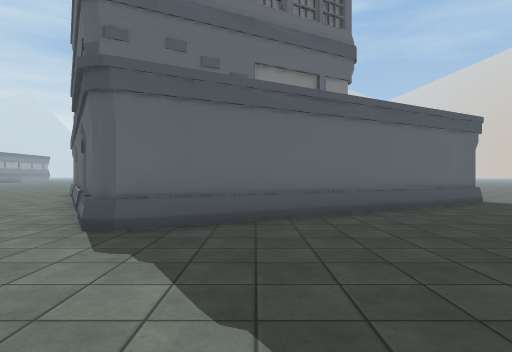
View 1 (above)

20 first-person views from a walk through a scene from a Unity 3-D project. The camera is 1.3 m above the floor, looks level and sees 75° across. The floor is counted in squares, 2 m on a side. Each view is taken from the middle of a square. On the plan, view 1 faces up. The plan holds only what a view shows up to about 10 squares ahead; the rest is blank. The place goes on beyond the plan. The player is left out. Some surface patterns are stand-ins.

View 2
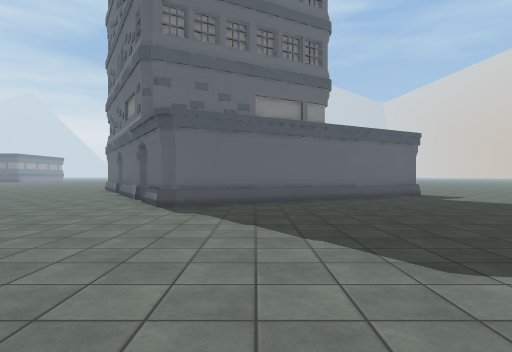

View 3
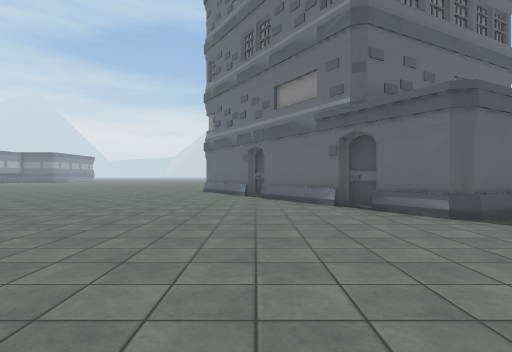

View 4
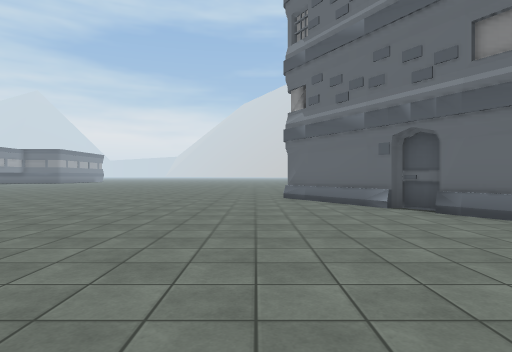

View 5
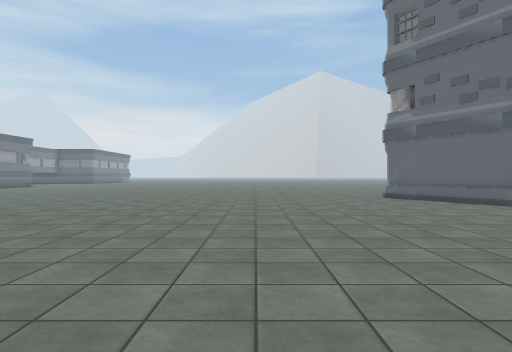

View 6
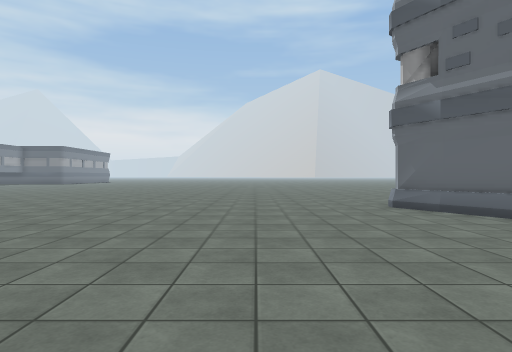

View 7
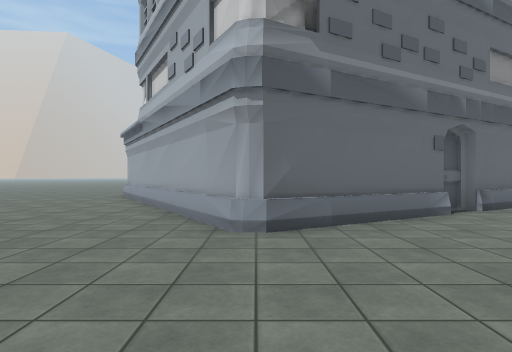

View 8
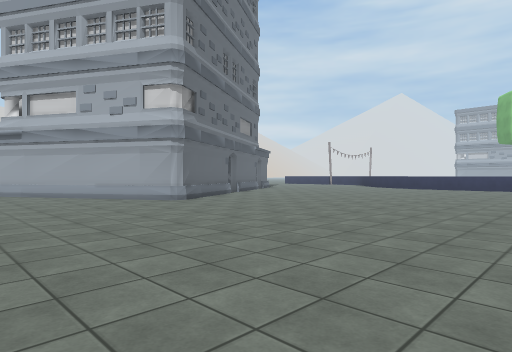

View 9
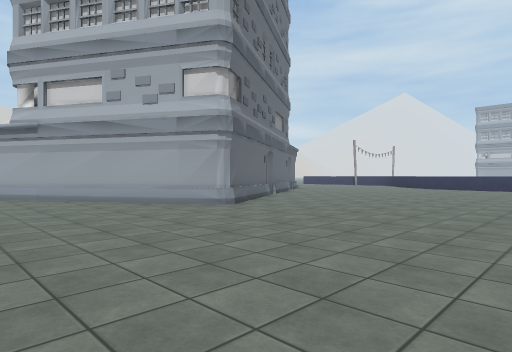

View 10
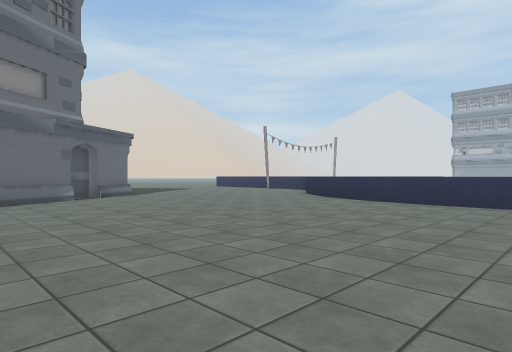

View 11
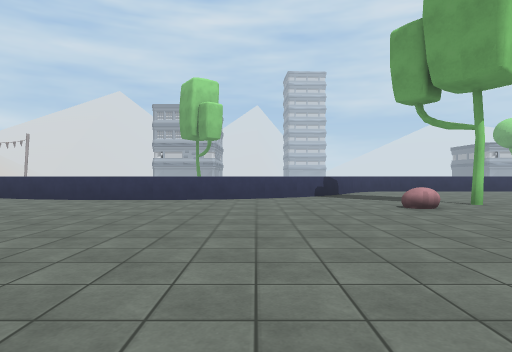

View 12
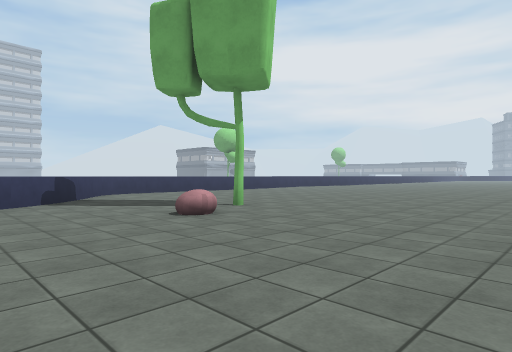

View 13
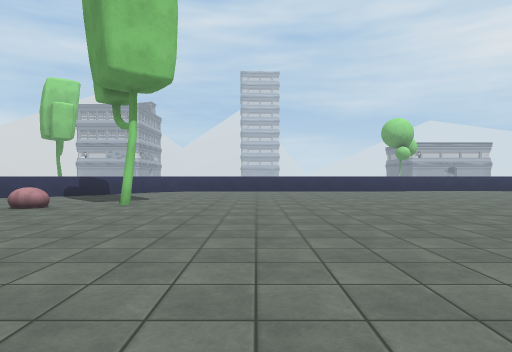

View 14
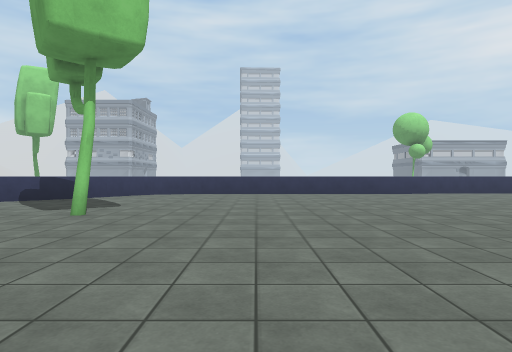

View 15
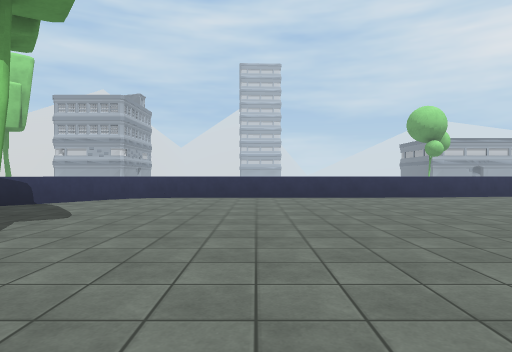

View 16
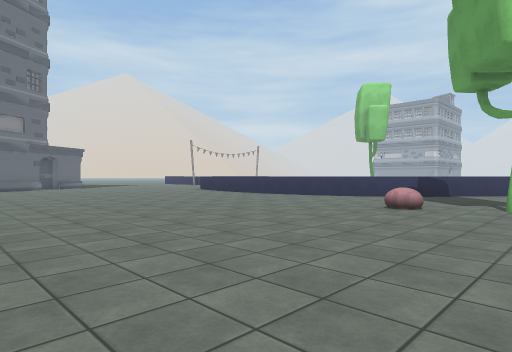

View 17
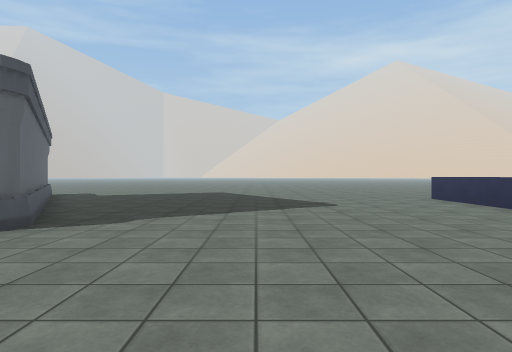

View 18
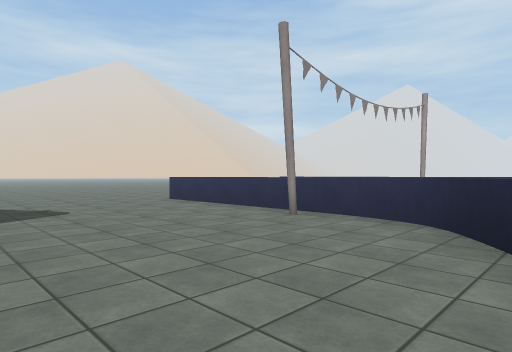

View 19
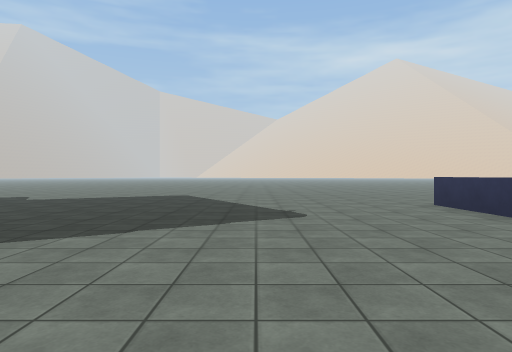

View 20
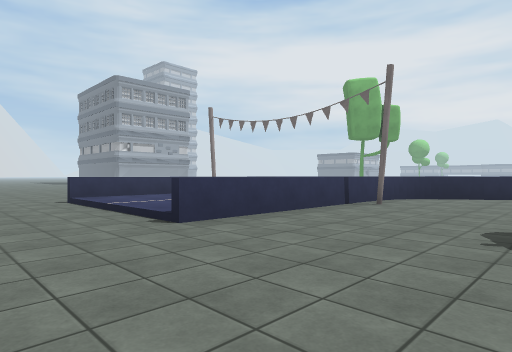

### Floor plan
Key: @ floor where view 1 was taken; # wall or solid block; . main floor; : floor 0.25 m higher than the main floor; = window, fence, low wall or low ledge; ^ raised ledge; B building; T tree; O other object.
Columns run from 30 left of view 1 to 6 right of it. Each row starts with its distance up from view 1.
 18                .......   .....
 17                ...............B
 16              ...............B
 15              .............##
 14               ..........B##
 13             ...........###
 12             ............#
 11              ...........##
 10        . ................##
  9       ...................B#
  8      .....................##       B.
  7     ......................B#     BB..
  6    ........................B   BB....
  5    .........................B#B......
  4   ..........................B........
  3   ..........O........................
  2  .........T..........................
  1 ............... =^==^=...............
  0 .............#==      ==......@......
 -1 ............#=           ............
 -2 ...........==            =...........
 -3 ...........=             #=..........
 -4   ^ =======#              #=======...
 -5                                  :...
 -6                                 ::..
 -7                                 ::..
 -8                                :::..
 -9                           =^=^ ^^^..
-10                                  ...
-11                                  ..

Positions as (right, up) in squares from view 1, and headings:
1: (0, 0), facing up
2: (0, -3), facing up
3: (-5, -1), facing up
4: (-8, 3), facing up
5: (-11, 3), facing up
6: (-10, 6), facing up
7: (-11, 13), facing right
8: (-15, 18), facing down-right
9: (-13, 18), facing down-right
10: (-13, 9), facing down-right
11: (-15, 10), facing down
12: (-15, 8), facing down-left
13: (-23, 10), facing down
14: (-23, 8), facing down
15: (-23, 6), facing down
16: (-21, 10), facing down-right
17: (-6, 1), facing right
18: (-5, 1), facing down-right
19: (-4, 0), facing right
20: (6, 0), facing down-left
